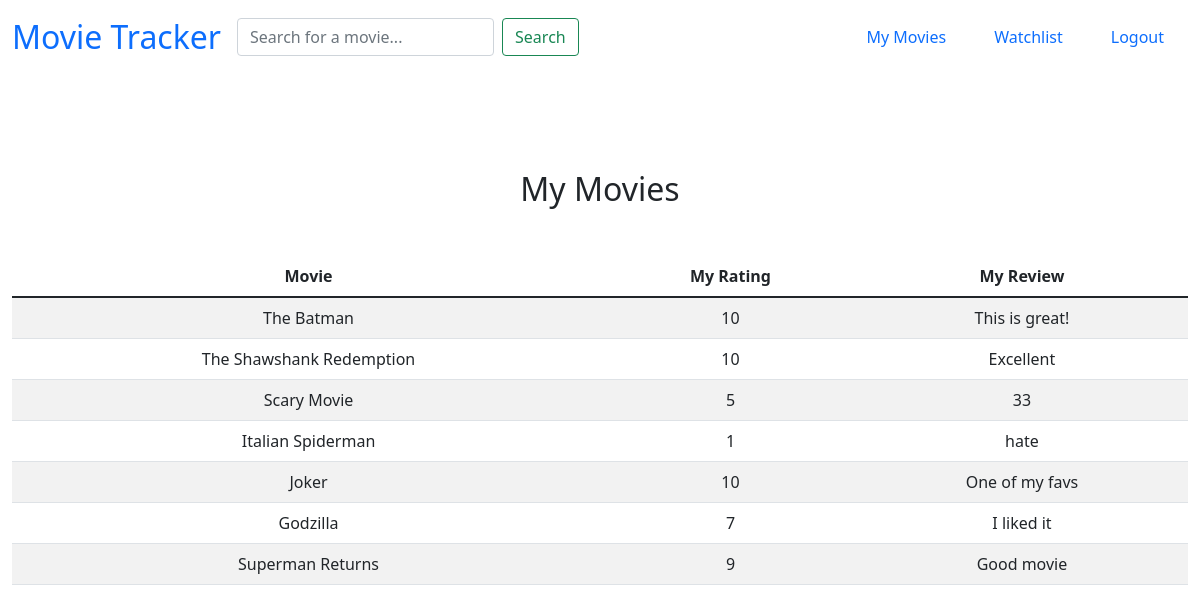
The app's page /mymovies (signed in) with its own data.
### tables this page shows
CREATE TABLE mymovies (
    id INTEGER PRIMARY KEY AUTOINCREMENT NOT NULL,
    user_id INTEGER NOT NULL,
    movie_id TEXT NOT NULL,
    movie_name TEXT NOT NULL,
    my_rating INTEGER NOT NULL,
    my_review TEXT NOT NULL
);

### app.py (the view)
@app.route("/mymovies", methods=["GET", "POST"])
def mymovies():
    if request.method == "POST":
        current_user = session["user_id"]
        title_id = request.form.get("title_id")
        my_rating = request.form.get("my_rating")
        my_review = request.form.get("my_review")
        movie_data = lookup_imdbid(title_id)
        movie_name = movie_data["Title"]
        db.execute("INSERT INTO mymovies (user_id, movie_id, movie_name, my_rating, my_review) VALUES (?, ?, ?, ?, ?)", current_user, title_id, movie_name, my_rating, my_review)
        return render_template("home.html")
    else:
        current_user = session["user_id"]
        rows = db.execute("SELECT * FROM mymovies WHERE user_id = (?)", current_user)
        return render_template("mymovies.html", mymovies=rows)

### app.py (called while the page is built)
@app.after_request
def after_request(response):
    response.headers["Cache-Control"] = "no-cache, no-store, must-revalidate"
    response.headers["Expires"] = 0
    response.headers["Pragma"] = "no-cache"
    return response

### templates/mymovies.html (shortened to what this page needs)
{% extends "layout.html" %}
{% block main %}
<h2 class="my-5">My Movies</h2>
<table class="table table-striped">
    <thead>
      <tr>
        <th scope="col">Movie</th>
        <th scope="col">My Rating</th>
        <th scope="col">My Review</th>
      </tr>
    </thead>
    <tbody>
        {% for row in mymovies %}
            <tr>
                <td>{{ row["movie_name"] }}</td>
                <td>{{ row["my_rating"] }}</td>
                <td>{{ row["my_review"] }}</td>
            </tr>
        {% endfor %}
    </tbody>
  </table>
{% endblock %}

### templates/layout.html (shortened to what this page needs)
<!DOCTYPE html>
<html lang="en">
    <head>
        <link href="https://cdn.jsdelivr.net/npm/bootstrap@5.1.3/dist/css/bootstrap.min.css" rel="stylesheet">
        <link href="/static/styles.css" rel="stylesheet">
    </head>
    <body>
        <nav class="navbar navbar-expand-lg bg-body-tertiary">
            <div class="container-fluid">
              <a class="navbar-brand" href="/home">Movie Tracker</a>
              {% if session["user_id"] %}
              <form class="d-flex" role="search" action="/home" method="post">
                <input class="form-control me-2" type="search" placeholder="Search for a movie..." aria-label="Search" name="search" id="search">
                <button class="btn btn-outline-success" type="submit" >Search</button>
              </form>
              <div class="collapse navbar-collapse" id="navbarSupportedContent">
                <ul class="navbar-nav ms-auto mb-2 mb-lg-0">
                    <li class="nav-item mx-3">
                        <a class="nav-link active" aria-current="page" href="/mymovies">My Movies</a>
                    </li>
                    <li class="nav-item mx-3">
                        <a class="nav-link active" aria-current="page" href="/watchlist">Watchlist</a>
                    </li>
                  <li class="nav-item mx-3">
                    <a class="nav-link" href="/logout">Logout</a>
                  </li>
                </ul>
              </div>
              {% endif %}
            </div>
          </nav>
          <main class="container-fluid py-5 text-center">
            {% block main %}{% endblock %}
          </main>
    </body>
</html>

### static/styles.css (style rules this page uses)
nav .navbar-brand { font-size: xx-large; }

### records on screen
mymovies: movie_name "The Batman", my_rating "10", my_review "This is great!"
mymovies: movie_name "The Shawshank Redemption", my_rating "10", my_review "Excellent"
mymovies: movie_name "Scary Movie", my_rating "5", my_review "33"
mymovies: movie_name "Italian Spiderman", my_rating "1", my_review "hate"
mymovies: movie_name "Joker", my_rating "10", my_review "One of my favs"
mymovies: movie_name "Godzilla", my_rating "7", my_review "I liked it"
mymovies: movie_name "Superman Returns", my_rating "9", my_review "Good movie"
